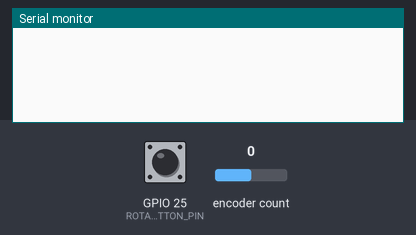
A sketch run on a simulated ESP32. Parts: the last lines printed to the serial monitor. The test bench sets the inputs (shaded band); at power-on: encoder count 0, GPIO 25 (ROTARY_ENCODER_BUTTON_PIN) HIGH.

Above: at 1.2 s.
1.3 s: encoder count set to 1
At 2.3 s:
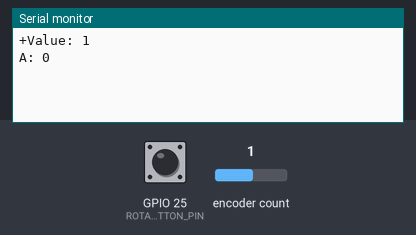
2.8 s: encoder count set to 2
At 3.4 s:
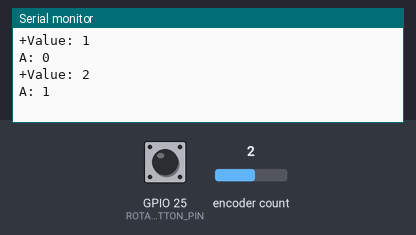

The sketch:

Esp32change.ino
```cpp
#include "AiEsp32RotaryEncoder.h"
#include "Arduino.h"

#define ROTARY_ENCODER_A_PIN 32
#define ROTARY_ENCODER_B_PIN 21
#define ROTARY_ENCODER_BUTTON_PIN 25
#define ROTARY_ENCODER_VCC_PIN 27
AiEsp32RotaryEncoder rotaryEncoder = AiEsp32RotaryEncoder(ROTARY_ENCODER_A_PIN, ROTARY_ENCODER_B_PIN, ROTARY_ENCODER_BUTTON_PIN, ROTARY_ENCODER_VCC_PIN);

int test_limits = 2;
int encoderValue;
int a=0;
void rotary_onButtonClick() {
	  rotaryEncoder.reset();
	//rotaryEncoder.disable();
	//rotaryEncoder.setBoundaries(-test_limits, test_limits, false);
}
void setup() {
	Serial.begin(115200);
	rotaryEncoder.begin();
	rotaryEncoder.setup([]{rotaryEncoder.readEncoder_ISR();});
	rotaryEncoder.setBoundaries(0,100,true);
 // rotaryEncoder.enable();
}

void loop() {
 if (rotaryEncoder.currentButtonState() == BUT_RELEASED) {
    rotary_onButtonClick();
  }
  int16_t encoderDelta = rotaryEncoder.encoderChanged();
  if (encoderDelta == 0) return;
  if (encoderDelta>0){
    Serial.print("+");
    a=a+encoderValue;
  }
  if (encoderDelta<0){
    Serial.print("-");
    a=a-encoderValue;
  }
  if (encoderDelta!=0) {
    encoderValue = rotaryEncoder.readEncoder();
    Serial.print("Value: ");
    Serial.println(encoderValue);
    Serial.print("A: ");
    Serial.println(a);
  }
	delay(50);
}
```

Measured:
- after the input at 1.3 s, the serial monitor: prints a new line at once (image 1)
- after the input at 2.8 s, the serial monitor: prints a new line at once (image 2)
